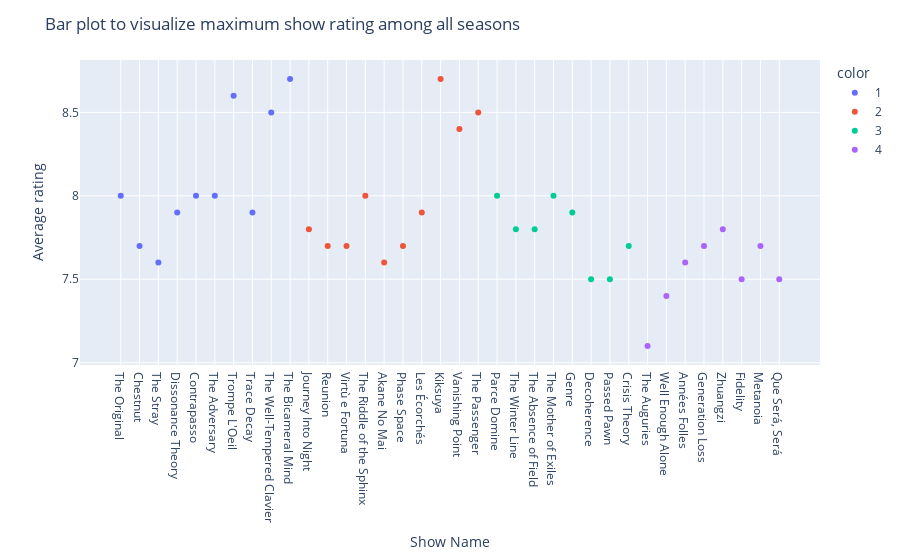

Notebook code cell kept with this figure:
### Code cell
# bar plot to visualize maximum rating show among all seasons
fig = px.scatter(data_frame=api_df,
                 x=api_df["Name"],
                 y=api_df["Average rating"],
                 color=api_df["Season"].astype(str),
                 )
fig.update_layout(title="Bar plot to visualize maximum show rating among all seasons",
                  xaxis_title="Show Name")
fig.show()

### Figure 1 — Plotly figure (JSON) as saved in the notebook; plotly's stock layout.template omitted (floating-point values rounded to 4 significant figures)
{"data": [{"hovertemplate": "color=1<br>Name=%{x}<br>Average rating=%{y}<extra></extra>", "legendgroup": "1", "marker": {"color": "#636efa", "symbol": "circle"}, "mode": "markers", "name": "1", "orientation": "v", "showlegend": true, "type": "scatter", "x": ["The Original", "Chestnut", "The Stray", "Dissonance Theory", "Contrapasso", "The Adversary", "Trompe L'Oeil", "Trace Decay", "The Well-Tempered Clavier", "The Bicameral Mind"], "xaxis": "x", "y": [8, 7.7, 7.6, 7.9, 8, 8, 8.6, 7.9, 8.5, 8.7], "yaxis": "y"}, {"hovertemplate": "color=2<br>Name=%{x}<br>Average rating=%{y}<extra></extra>", "legendgroup": "2", "marker": {"color": "#EF553B", "symbol": "circle"}, "mode": "markers", "name": "2", "orientation": "v", "showlegend": true, "type": "scatter", "x": ["Journey Into Night", "Reunion", "Virtù e Fortuna", "The Riddle of the Sphinx", "Akane No Mai", "Phase Space", "Les Écorchés", "Kiksuya", "Vanishing Point", "The Passenger"], "xaxis": "x", "y": [7.8, 7.7, 7.7, 8, 7.6, 7.7, 7.9, 8.7, 8.4, 8.5], "yaxis": "y"}, {"hovertemplate": "color=3<br>Name=%{x}<br>Average rating=%{y}<extra></extra>", "legendgroup": "3", "marker": {"color": "#00cc96", "symbol": "circle"}, "mode": "markers", "name": "3", "orientation": "v", "showlegend": true, "type": "scatter", "x": ["Parce Domine", "The Winter Line", "The Absence of Field", "The Mother of Exiles", "Genre", "Decoherence", "Passed Pawn", "Crisis Theory"], "xaxis": "x", "y": [8, 7.8, 7.8, 8, 7.9, 7.5, 7.5, 7.7], "yaxis": "y"}, {"hovertemplate": "color=4<br>Name=%{x}<br>Average rating=%{y}<extra></extra>", "legendgroup": "4", "marker": {"color": "#ab63fa", "symbol": "circle"}, "mode": "markers", "name": "4", "orientation": "v", "showlegend": true, "type": "scatter", "x": ["The Auguries", "Well Enough Alone", "Années Folles", "Generation Loss", "Zhuangzi", "Fidelity", "Metanoia", "Que Será, Será"], "xaxis": "x", "y": [7.1, 7.4, 7.6, 7.7, 7.8, 7.5, 7.7, 7.5], "yaxis": "y"}], "layout": {"legend": {"title": {"text": "color"}, "tracegroupgap": 0}, "margin": {"t": 60}, "title": {"text": "Bar plot to visualize maximum show rating among all seasons"}, "xaxis": {"anchor": "y", "domain": [0, 1], "title": {"text": "Show Name"}}, "yaxis": {"anchor": "x", "domain": [0, 1], "title": {"text": "Average rating"}}}}
